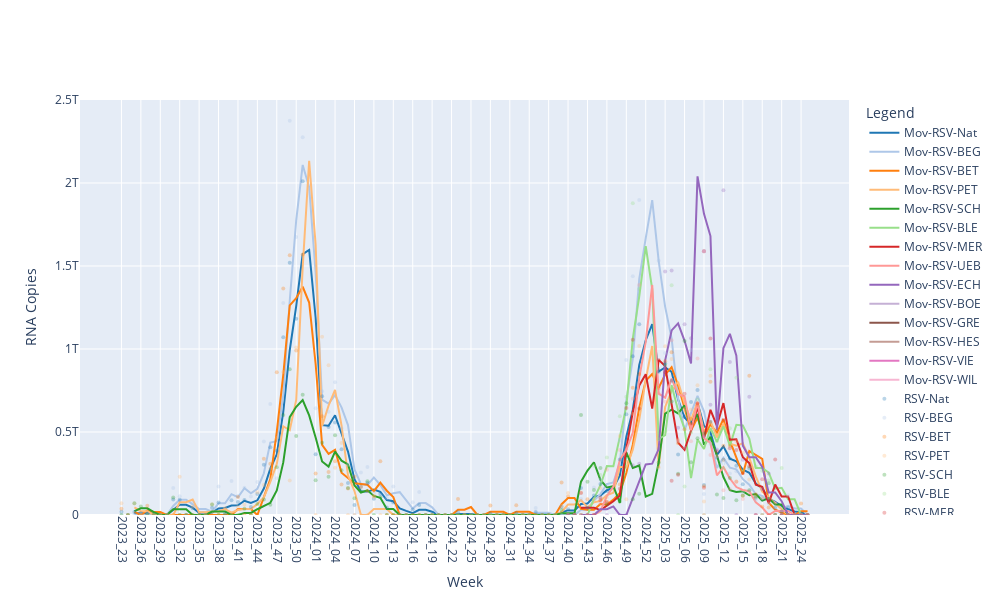

Notebook code for this chart:
### Markdown cell above
## Plot RSV all

### Code cell
fig = make_subplots()

# Get all columns starting with 'RSV' and 'Mov-RSV'
rsv_cols = [col for col in df_rsv.columns if col.startswith('RSV')]
mov_rsv_cols = [col for col in df_rsv.columns if col.startswith('Mov-RSV')]

# Define a color map for RSV columns
colors = plt.cm.tab20.colors  # or use any other colormap you like
color_map = {col: mcolors.to_hex(colors[i % len(colors)]) for i, col in enumerate(rsv_cols)}

# Plot Mov-RSV columns as lines
for col in mov_rsv_cols:
    # Get the corresponding RSV-* column name
    rsv_col = col.replace('Mov-', '')
    fig.add_trace(go.Scatter(
        x=df_rsv['yyyy-w (RSV)'],
        y=df_rsv[col],
        mode='lines',
        name=col,
        line=dict(color=color_map[rsv_col])
    ))

# Plot RSV columns as scatter
for col in rsv_cols:
    fig.add_trace(go.Scatter(
        x=df_rsv['yyyy-w (RSV)'],
        y=df_rsv[col],
        mode='markers',
        name=col,
        marker=dict(size=4, color=color_map[col]),
        opacity=0.3
    ))

fig.update_layout(
    width=1000, height=600,
    xaxis_title='Week',
    yaxis_title='RNA Copies',
    legend_title='Legend'
)
fig.update_yaxes(range=[0, 2.5e12])
fig.update_xaxes(tickangle=90)
fig.show()
